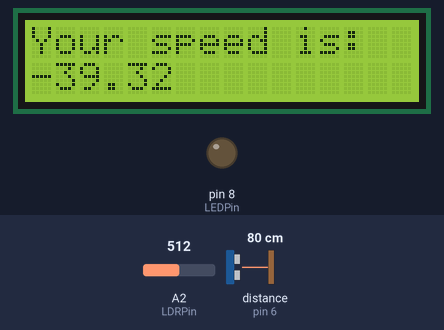
Recording of a sketch running on a simulated Arduino Uno, built with avr-gcc and run on an emulated ATmega328P. Shown: 16×2 character LCD, output pins drawn as LEDs (lit = HIGH). Wiring (inferred from the names in the program): ultrasonic range finder: trigger pin 7; echo pin 6. The inputs (shaded band) are chosen by the test bench; at power-on: distance to the obstacle (sensor on pin 6) 80 cm, A2 (LDRPin) = 512. The echo pulse lasts 58.3 µs per cm; pins used as bus, display or sensor lines are not drawn; what the sketch prints to the serial monitor is not drawn.

Above: at 1.7 s.
1.8 s: distance to the obstacle (sensor on pin 6) set to 2 cm
At 5.2 s:
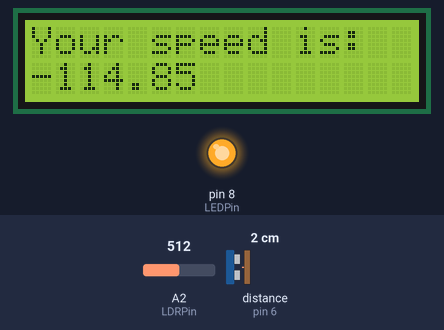
5.3 s: A2 (LDRPin) set to 12
8.3 s: A2 (LDRPin) set to 9
At 9.8 s:
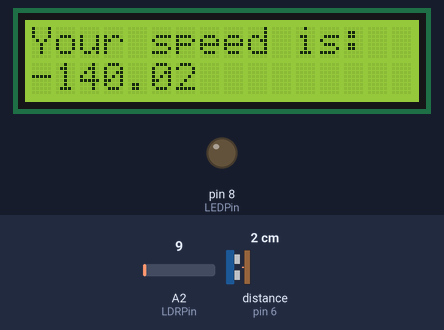
11.4 s: distance to the obstacle (sensor on pin 6) set to 4 cm
At 14.0 s:
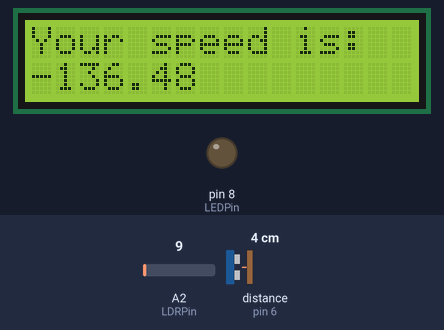
14.2 s: distance to the obstacle (sensor on pin 6) set to 9 cm
At 16.4 s:
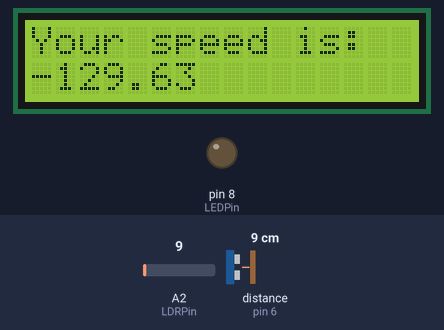
17.0 s: A2 (LDRPin) set to 110
At 18.5 s:
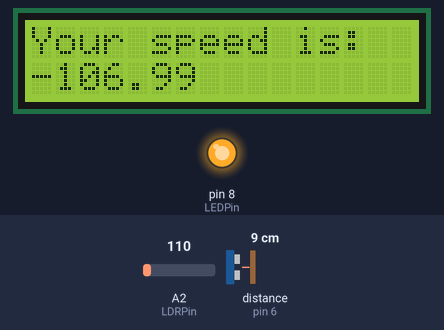
Timing chart, 0 to 20.0 s (numbered marks = the images above; inputs shaded):
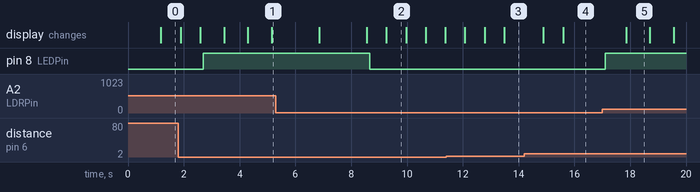

Measured:
- the behaviour switches between 11 and 10 on A2 (LDRPin) (found by bisection; images 1 and 2)
- after the input at 1.8 s, pin 8 (LEDPin): LOW → HIGH after 0.89 s
- after the input at 8.3 s, pin 8 (LEDPin): HIGH → LOW after 0.36 s
- after the input at 17.0 s, pin 8 (LEDPin): LOW → HIGH after 0.10 s; the display: changes after 0.85 s (image 5)
- what the display in image 2 shows lasts 0.7 s, from 9.3 s to 10.0 s
- what the display in image 5 shows lasts 0.8 s, from 17.9 s to 18.7 s

The sketch:

Main_code.ino
```cpp
#define ECHOPIN 6
#define TRIGPIN 7
#define LDRPin A2
#define LEDPin 8
#include <LiquidCrystal.h>


int distance = 0;
int LIGHT = 10;
float duration=0;
float distance_cm=0;
float distance_inch=0;

//int sensorValue = 0;

const int rs = 12, en = 11, d4 = 5, d5 = 4, d6 = 3, d7 = 2;
LiquidCrystal lcd(rs, en, d4, d5, d6, d7);


void setup() {
  // put your setup code here, to run once:
  Serial.begin(9600);
  pinMode(ECHOPIN, INPUT);
  pinMode(TRIGPIN, OUTPUT);
  pinMode(LDRPin, INPUT);
  pinMode(LEDPin, OUTPUT);


  lcd.begin(16, 2);
  // Print a message to the LCD.
  lcd.print("Your speed is: ");
}

void loop() {
  measure_distance();
  int LDRValue = analogRead(LDRPin);
  if (distance_cm < 10 && LDRValue > LIGHT )
  {
    digitalWrite(LEDPin, HIGH);
    delay(150);
  }
  else
  {
    digitalWrite(LEDPin, LOW);
  }

}

void measure_distance() {
  digitalWrite(TRIGPIN, LOW);
  delayMicroseconds(2);
  digitalWrite(TRIGPIN,HIGH);
  delayMicroseconds(10);
  digitalWrite(TRIGPIN,LOW);
  duration = pulseIn(ECHOPIN, HIGH); // return 0 if no high pulse in 1sec. duration is in miliseconds

  distance_cm=(duration/29)/2;
  Serial.print(distance_cm);
  Serial.println("cm");
  delay(500);
  float speed;

  if (distance_cm <= 100)
  {
    unsigned long currentTime = millis();
    static unsigned long previousTime = 0;
    if (previousTime == 0)
    {
      previousTime =  currentTime;
      return;
    }

    float timelapsed = ( currentTime -  previousTime)/1000.0;
    speed = (distance_cm - 100)/timelapsed;
    previousTime =  currentTime;

    Serial.print(speed);
    Serial.println("km/h");
  }
  delay(100);

  lcd.setCursor(0, 1);
  lcd.print(speed);
  delay(100);
}
```
